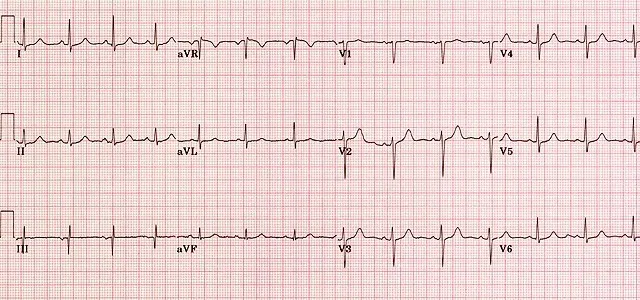
#> input picture ecg/images/normal_1.png, 640 x 300 px, found by its file name
$ jupyter execute --allow-errors ecg-image-parse.ipynb
#> lines starting #> are read from the running program, lines starting #| are printed output that depends on the picture; after the words box and inside, x2 and y2 are one past the last pixel; in counts of white or black regions, pixels touching at a corner belong together
[cell 1]
import cv2 as cv
import numpy as np
import tensorflow as tf
from tensorflow.keras import layers, models
from matplotlib import pyplot as plt

[cell 2]
#TO-DO: rewrite red and green mask into the same method.
def red_mask(img, bandwidth, min_sat, min_val):
    half_band = bandwidth // 2
    hsv = cv.cvtColor(img, cv.COLOR_RGB2HSV)
    l = np.array([0, min_sat, min_val])
    u = np.array([0 + half_band, 255, 255])
    m1 = cv.inRange(hsv, l, u)
    l = np.array([180 - half_band, min_sat, min_val])
    u = np.array([180, 255, 255])
    m2 = cv.inRange(hsv, l, u)
    return m1 + m2

def green_mask(img, bandwidth, min_sat, min_val):
    half_band = bandwidth // 2
    hsv = cv.cvtColor(img, cv.COLOR_RGB2HSV)
    l = np.array([60, min_sat, min_val])
    u = np.array([60 + half_band, 255, 255])
    m1 = cv.inRange(hsv, l, u)
    l = np.array([60 - half_band, min_sat, min_val])
    u = np.array([60, 255, 255])
    m2 = cv.inRange(hsv, l, u)
    return m1 + m2

def dilate(img, size):
    element = cv.getStructuringElement(
        cv.MORPH_ELLIPSE,
        (2 * size + 1, 2 * size + 1),
        (size, size)
    )
    return cv.dilate(gray, element)

[cell 3]
ecg = cv.imread("../ecg/normal_1.png")
#> ecg is the input picture: shape (300, 640, 3); mean B, G, R 209.5, 211.2, 233
ecg = cv.cvtColor(ecg, cv.COLOR_BGR2RGB)
ecg = cv.resize(ecg, (ecg.shape[1] * 5, ecg.shape[0] * 5), interpolation = cv.INTER_AREA)
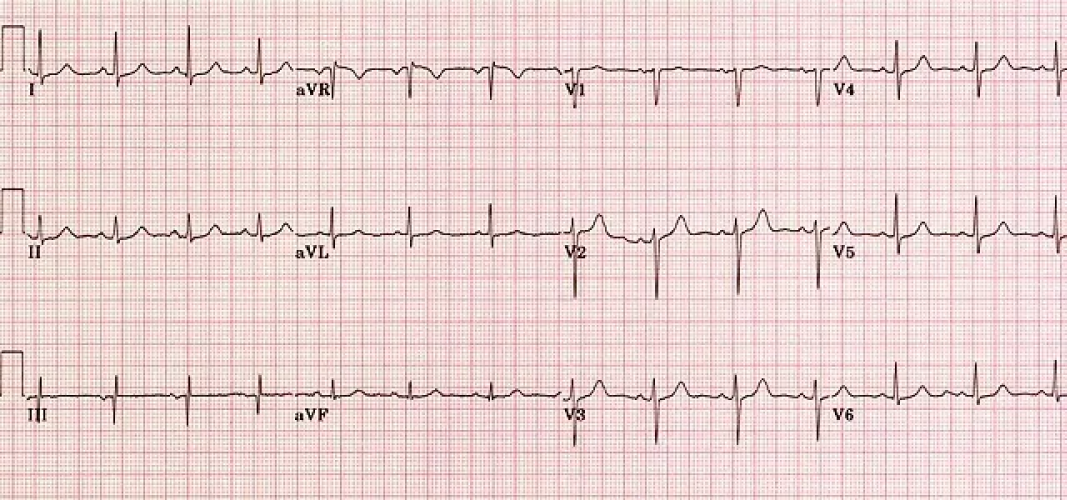
#> ecg: shape (1500, 3200, 3) (shown at 1/3 size); mean R, G, B 233, 211.2, 209.5

[cell 4]
ecg.shape
#> Out = (1500, 3200, 3)

[cell 5]
plt.figure(figsize=(12, 12))
plt.imshow(ecg, aspect='equal')

[cell 6]
mask = red_mask(ecg, 32, 31, 96)
#> in red_mask, `hsv = cv.cvtColor(img, cv.COLOR_RGB2HSV)`: hsv: shape (1500, 3200, 3); mean H, S, V 47.5, 28.4, 233
#> in red_mask, `m1 = cv.inRange(hsv, l, u)`:
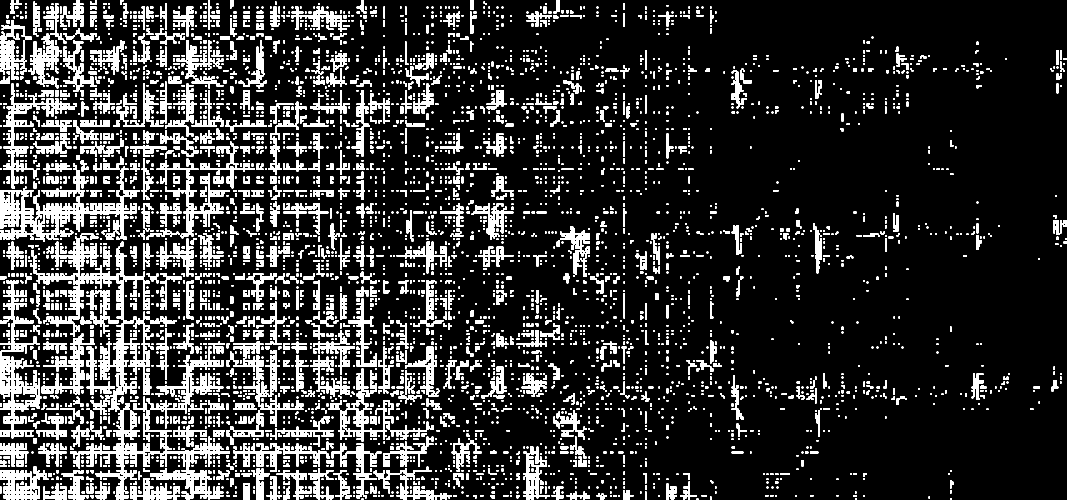
#> m1: shape (1500, 3200) (shown at 1/3 size); 15.2% white; 4128 white regions, largest, box (x1, y1, x2, y2) and area: (90, 700, 690, 1500) 75325, (0, 470, 420, 725) 29125, (0, 840, 125, 1315) 18850
#> in red_mask, `m2 = cv.inRange(hsv, l, u)`:
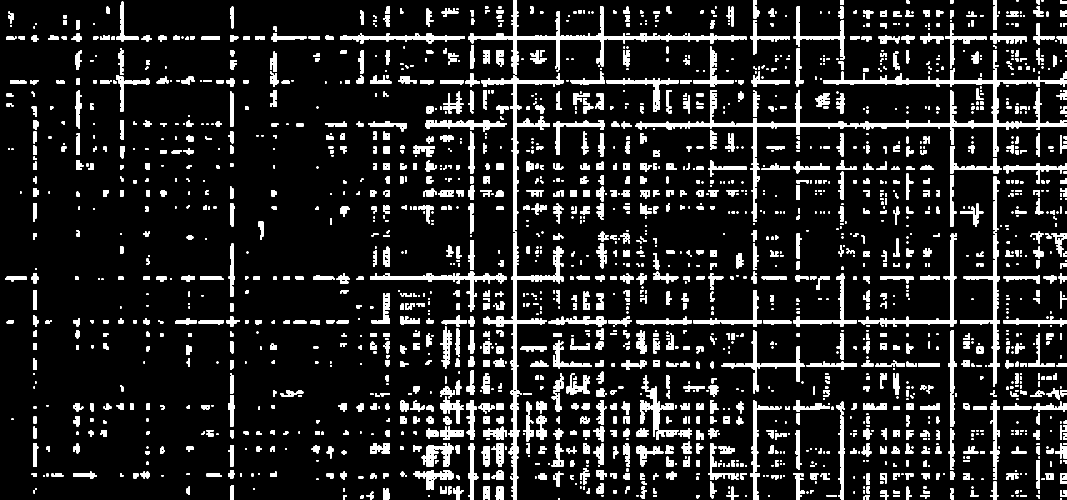
#> m2: shape (1500, 3200) (shown at 1/3 size); 11.6% white; 1886 white regions, largest, box (x1, y1, x2, y2) and area: (1405, 0, 2240, 1500) 40650, (1905, 150, 3200, 665) 35350, (2880, 530, 3000, 1160) 8925
#> in red_mask, `return m1 + m2`:
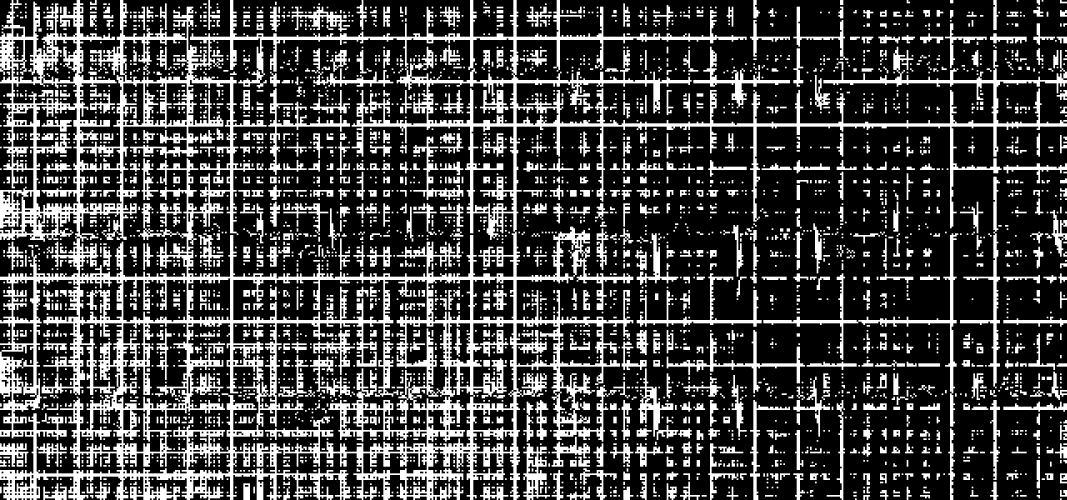
#> returned value: shape (1500, 3200) (shown at 1/3 size); 26.7% white; 3534 white regions, largest, box (x1, y1, x2, y2) and area: (0, 0, 3200, 1500) 702375, (2290, 700, 2875, 1280) 15000, (2880, 530, 3000, 1165) 8950
plt.figure(figsize=(12, 12))
plt.imshow(mask, aspect='equal')

[cell 7]
mask2 = green_mask(ecg, 32, 31, 96)
#> in green_mask, `m1 = cv.inRange(hsv, l, u)`: m1: shape (1500, 3200); every value is 0
plt.figure(figsize=(12, 12))
plt.imshow(mask2, aspect='equal')

[cell 8]
gray = cv.cvtColor(ecg, cv.COLOR_RGB2GRAY)
ret, gray = cv.threshold(gray, 127, 255, cv.THRESH_BINARY_INV)
#> gray: shape (1500, 3200); 2.4% white; 176 white regions, largest, box (x1, y1, x2, y2) and area: (115, 1125, 875, 1280) 7625, (1695, 640, 1965, 890) 4525, (1235, 185, 1685, 300) 3775
gray[gray > 1] = 255
plt.figure(figsize=(12, 12))
plt.imshow(gray, aspect='equal', cmap='gray')

[cell 9]
gray[np.where(mask > 1)] = 0
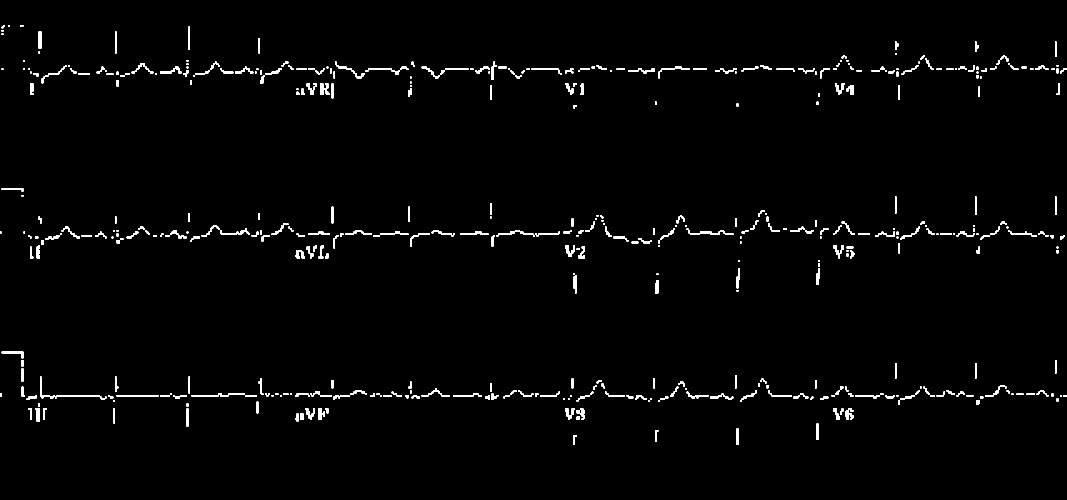
#> gray: shape (1500, 3200) (shown at 1/3 size); 1.4% white; 403 white regions, largest, box (x1, y1, x2, y2) and area: (120, 1130, 320, 1200) 1300, (575, 1180, 770, 1190) 1000, (1490, 690, 1680, 710) 975
gray[np.where(mask2 > 1)] = 0
plt.figure(figsize=(12, 12))
plt.imshow(gray, aspect='equal', cmap='gray')

[cell 10]
dilated = dilate(gray, 30)
#> in dilate, `return cv.dilate(gray, element)`:
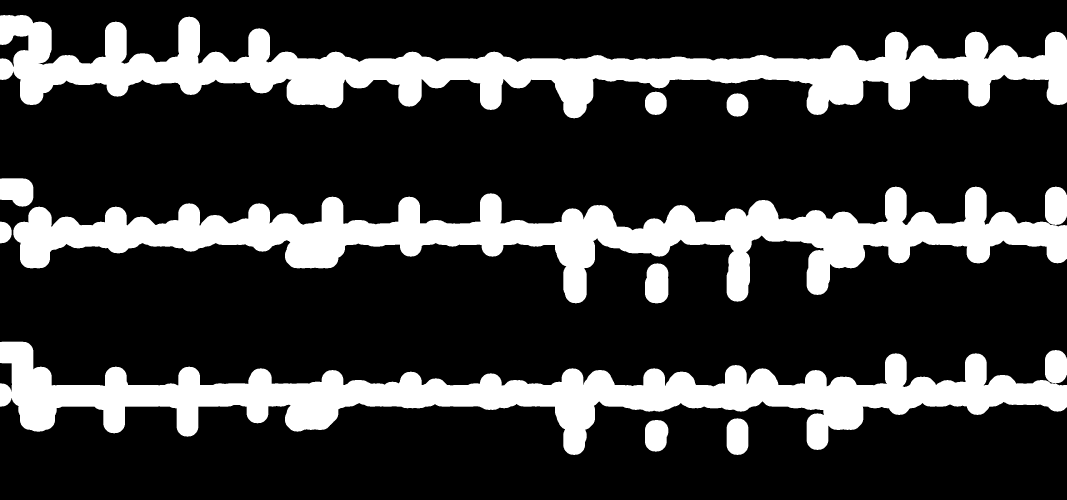
#> returned value: shape (1500, 3200) (shown at 1/3 size); 23% white; 12 white regions, largest, box (x1, y1, x2, y2) and area: (40, 560, 3200, 910) 359095, (0, 45, 3200, 355) 354658, (0, 1025, 3200, 1365) 342085
plt.figure(figsize=(12, 12))
plt.imshow(dilated, aspect='equal', cmap='gray')

[cell 11]
gray = dilate(gray, 1)
#> call 2 of dilate, with size = 1
#> in dilate (call 2), `return cv.dilate(gray, element)`:
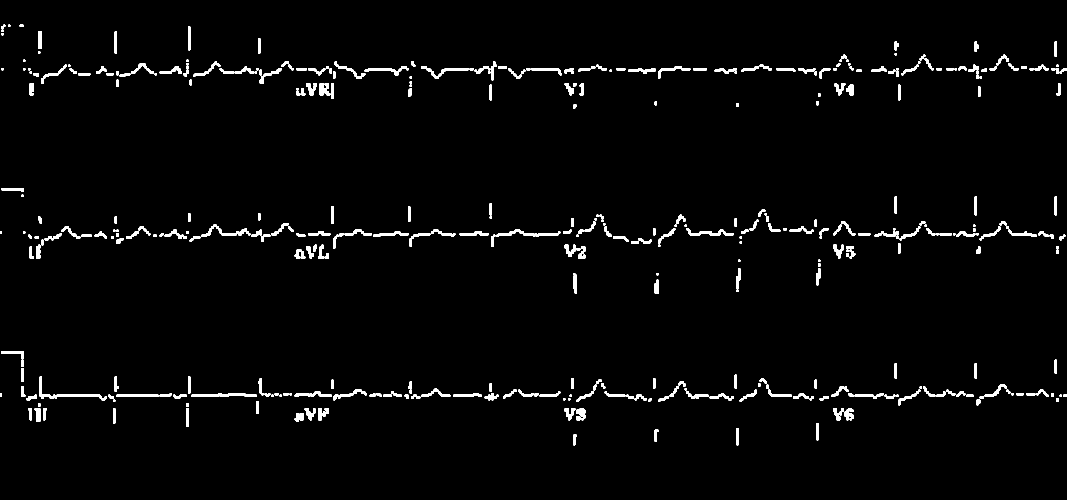
#> returned value: shape (1500, 3200) (shown at 1/3 size); 2.2% white; 403 white regions
plt.figure(figsize=(12, 12))
plt.imshow(gray, aspect='equal', cmap='gray')

[cell 12]
contours, hierarchy = cv.findContours(dilated, cv.RETR_TREE, cv.CHAIN_APPROX_SIMPLE)
#> contours = 13 contours, 1 with area under 20; largest, box (x1, y1, x2, y2) and area: (40, 560, 3200, 910) 354537, (0, 45, 3200, 355) 349989, (0, 1025, 3200, 1365) 337647, (1935, 790, 2005, 910) 7156, (0, 535, 100, 620) 7010
contoured = ecg.copy()
min_area = (gray.shape[0] * gray.shape[1]) / 100
#> min_area = 48000
rects = []
for i, c in enumerate(contours):
    x, y, w, h = cv.boundingRect(c)
    if w * h > min_area:
        rects.append((x, y, w, h))
        contoured = cv.rectangle(contoured, (x, y), (x + w, y + h), (0, 0, 255), 3)
#> this loop made 13 passes
#> (x, y, w, h) on passes 1 to 12: (1935, 1260, 70, 95), (2180, 1255, 65, 110), (3135, 1050, 65, 100), (0, 1025, 3200, 340), (1935, 790, 70, 120), (0, 665, 35, 65), (3135, 560, 65, 115), (40, 560, 3160, 350), (0, 535, 100, 85), (2180, 280, 65, 70), (1935, 275, 65, 70), (0, 45, 3200, 310)
#> (c, x, y, w, h) on pass 13: ([[1439, 249], [1440, 248], [1441, 249], [1440, 250]], 1439, 248, 3, 3)
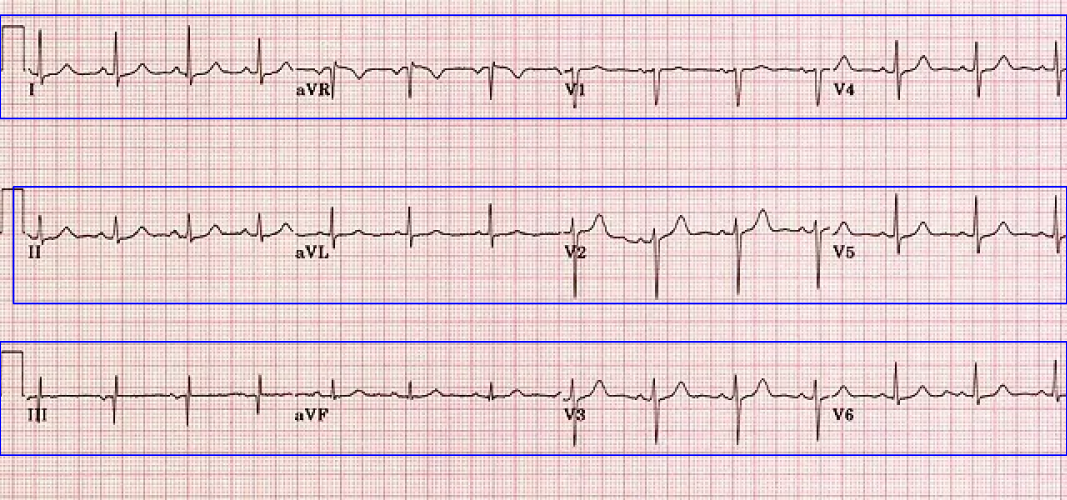
#> contoured: shape (1500, 3200, 3) (shown at 1/3 size); mean R, G, B 228, 206.7, 210.3
#> after the loop, rects = [(0, 1025, 3200, 340), (40, 560, 3160, 350), (0, 45, 3200, 310)]

[cell 13]
plt.figure(figsize=(12, 12))
plt.imshow(contoured, aspect='equal', cmap='gray')

[cell 14]
lines = []
for rect in rects:
    x, y, w, h = rect
    lines.append(gray[y:y + h, x:x + w])
#> this loop made 3 passes
#> after the loop, lines = 3 items

[cell 15]
for line in lines:
    plt.figure(figsize=(16, 16))
    plt.imshow(line, aspect='equal', cmap='gray')
    plt.show()
#> this loop made 3 passes
#> pass 2, `plt.show()`:
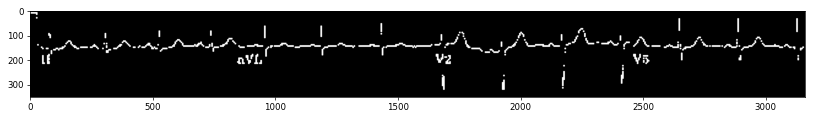
#> figure drawn by matplotlib, 1 panel

[cell 16]
def line_to_data(line):
    vert = line.shape[0]
    last = 0.5
    result = []
    for i in range(line.shape[1]):
        points = np.where(line[:,i] > 0)[0]
        if points.size == 0:
            result.append(last)
        elif points.size == 1:
            result.append(1 - points[0] / vert)
        else:
            result.append(1 - (points[0] + points[-1]) / 2 / vert)
        last = result[-1]
    result = np.array(result)
    result = result - result.min()
    result = result * (1 / result.max())
    return result

def fold(signal, period):
    signal = signal - signal.min()
    signal = signal * (1 / signal.max())
    signal = signal - signal.mean()
    min_period, max_period = period
    best_fold_score = 0
    scores = []
    folds = []
    for p in range(min_period, max_period):
        folded = np.zeros(p)
        for i in range(signal.size):
            folded[i % folded.size] = folded[i % folded.size] + signal[i]
        folded = folded / (signal.size / p)
        score = np.abs(folded).sum() / folded.size
        if score > best_fold_score:
            best_fold = folded
            best_fold = best_fold - best_fold.min()
            best_fold = best_fold * (1 / best_fold.max())
            best_fold_score = score
            scores.append([p, score])
            folds.append(best_fold)
    scores = np.array(scores)
    x = scores[:,0]
    y = scores[:,1]
    z = np.polyfit(x, y, 2)
    f = np.poly1d(z)
    positive_slope = np.vectorize(lambda l: f(l + 10e-9) > f(l))
    diff = y.copy()
    diff[positive_slope(x) == False] = -10e9
    best_index = np.where(diff == diff.max())[0][0]
    return folds[best_index], scores, f

#> (a cell that did not finish here is left out)

[cell 18]
data = line_to_data(lines[0])
#> the loop in line_to_data (call 2), `for i in range(line.shape[1]):` made 3200 passes
#> (points, last) on passes 1 to 3: ([154, 155, 156, 157, 158, 159, 160, 161, 162, 163, 164, 165], 0.531), ([154, 155, 156, 157, 158, 159, 160, 161, 162, 163, 164, 165], 0.531), ([154, 155, 156, 157, 158, 159, 160, 161, 162, 163, 164, 165], 0.531)
#> data = 3200 values, max 1 at index 6, min 0 at index 2211, mean 0.492
non_fourier, scores, polyfit = fold(data, (data.size // 128, data.size // 10))
#> in fold (call 2), `scores = np.array(scores)`: scores = 18 rows, first 8: [25, 0.00135], [26, 0.0025], [27, 0.00761], [54, 0.00801], [69, 0.00983], [80, 0.0123], [81, 0.013], [97, 0.0142]
#> non_fourier = 250 values, max 1 at index 46, min 0 at index 216, mean 0.561

x = scores[:,0]
#> x = 18 values from 25 to 250
y = scores[:,1]
#> y = 18 values from 0.00135 to 0.0296
f = polyfit
x_new = np.linspace(x[0], x[-1], 50)
#> x_new = 50 values from 25 to 250
y_new = f(x_new)
#> y_new = 50 values from 0.00329 to 0.0282

diff = (y - f(x)) * y
#> diff = 18 values, max 8.9e-05 at index 10, min -4.56e-05 at index 11, mean 3.22e-06
best_index = np.where(diff == diff.max())[0][0]
#> best_index = 10
good = diff == diff.max()
bad = diff != diff.max()
plt.plot(x[good], y[good], 'o', color="black")
plt.plot(x[bad], y[bad], 'x', x_new, y_new, color="black")

plt.xlim([x[0]-1, x[-1] + 1 ])
plt.show()
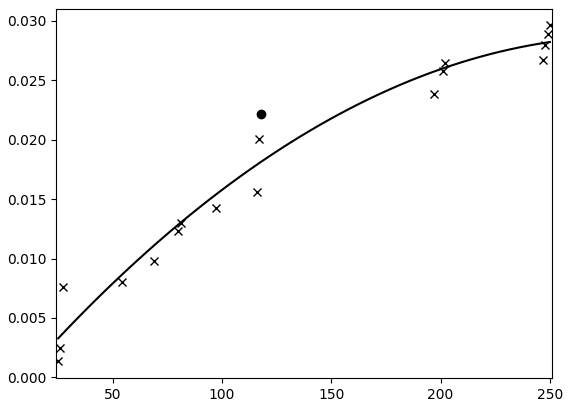
#> figure drawn by matplotlib, 1 panel; curve peaks at x = 250, y = 0.0296; curve peaks at x = 250, y = 0.0282

[cell 19]
diff = y - f(x)
#> diff = 18 values, max 0.00402 at index 10, min -0.00231 at index 8, mean 2.89e-18
best_index = np.where(diff == diff.max())[0][0]
